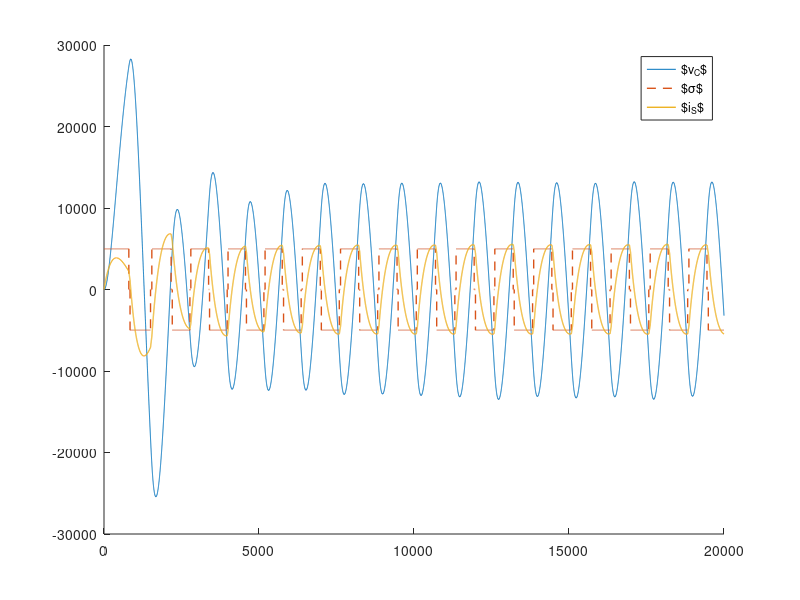

Here is the MATLAB script that generated this plot: (Note: this script raises an error after producing the figure.)
% clc
clearvars
% program that test the simulation for the converter
% there is the need to check for integer compatibility



L   = 10   ;% uH
C   = 850   ;% nF
Lm  = 30    ;% uH
Req = 4200  ;% mOhm
Vg  = 24000 ;% mV
dt=10;




mu_1 = round( (dt*(2^20))/(1000*C));
mu_2 = round(-dt/L);
mu_3 = round( (dt*Vg)/L);
mu_4 = round(-(dt*Req*(2^10))/(L*1e6));
mu_5 = round(-(dt*Req*(2^17))*(1+L/Lm)/(L*1e6));
mu_6 = round( (dt*Req*Vg)/(L*1e6));

% mu_1 = round(mu_1);
% mu_2 = round(mu_2);
% mu_3 = round(mu_3);
% mu_4 = round(mu_4);
% mu_5 = round(mu_5);
% mu_6 = round(mu_6);

vC=0;
iS=0;
Vo=0;
sigma=1;

X=importdata("test_sigma.csv",',');
sigma = X.data(:,4);
sigma = round(sigma/23)';



for k=1:length(sigma)-1

    vC(k+1) = vC(k) + round(round(mu_1*iS(k))/2^20);
    iS(k+1) = iS(k) + round(mu_3*sigma(k)) + round(mu_2*(vC(k)+Vo(k)));
    Vo(k+1) = Vo(k) + round(round(mu_5*Vo(k))/2^17) + round(round(mu_4*vC(k))/2^10) + round(mu_6*sigma(k));


    % square wave generator
    %     if(mod(k,1000)==0)
    %         sigma(k+1)=-sigma(k);
    %     else
    %         sigma(k+1)= sigma(k);
    %     end
end

figure(3), clf, hold on
    stairs(vC)
    stairs(sigma*0.5e4,'--','LineWidth',1)
    stairs(iS/1000,'LineWidth',1)
%     stairs(iS)
%     stairs(Vo)
    legend('$v_C$','$\sigma$','$i_S$','$V_o$')
    plot_layout(gca)

    yline(28476)
    yline(12574)
    yline(5456558/1000)
    yline(6538060/1000)

    xlim([0,1e4])


return
%% WORKING SIMULATION with uA and mV
L   = 10e-6    ;% uH
C   = 850e-9   ;% nF
Lm  = 36e-6    ;% uH
Req = 10 ;% mOhm
Vg  = 48    ;% V
dt=10e-9;

vC=0;
iS=0;
Vo=0;
sigma=1;

for k=1:10000
    vC(k+1) = vC(k) + dt/C/1000*iS(k);
    iS(k+1) = iS(k) + dt/L*1000*(-vC(k)-Vo(k)) + dt/L*Vg*1e6*sigma(k);
    Vo(k+1) = Vo(k) - dt*Req/L*(1+L/Lm)*Vo(k) - dt*Req/L*vC(k) + dt*Req/L*Vg*1000*sigma(k) ;

    % square wave generator
    if(mod(k,1000)==0)
        sigma(k+1)=-sigma(k);
    else
        sigma(k+1)= sigma(k);
    end
end


figure(2), clf, hold on
    stairs(vC)
    stairs(sigma)
    stairs(iS/1000)
    stairs(Vo)
    legend('$v_C$','$\sigma$','$i_S$','$V_o$')
    plot_layout(gca)


